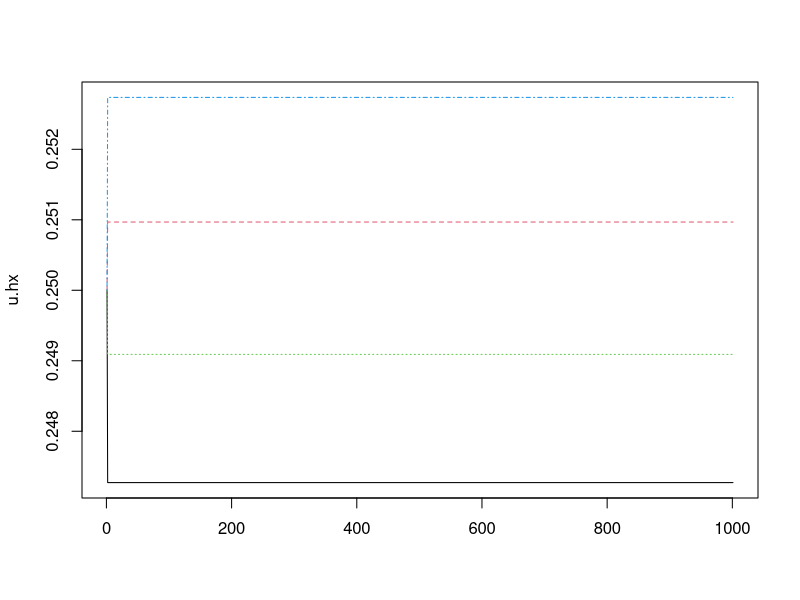

Here is the R script that generated this plot:
n <- 4
a <- runif(n)
b <- runif(n)

a <- a/sum(a)
b <- b/sum(b)

a <- rep(1/n,n)
b <- rep(1/n,n)

M <- matrix(runif(n^2),n,n)


lambda <- 0.1

K <- exp(-lambda*M)
ainvK <- diag(1/a) %*% K

u <- rep(1/n,n)
n.iter <- 1000

u.hx <- matrix(0,n.iter+1,n)
u.hx[1,] <- u
for(i in 1:n.iter){
	tmp2 <- t(K) %*% u
	tmp1 <- ainvK %*% (c(b)/c(tmp2))
	tmp <- 1/tmp1
	u.hx[i+1,] <- tmp
	u <- tmp
}

matplot(u.hx,type="l")

alpha <- 1/lambda * log(u) - sum(log(u))/(lambda*n)

alpha


P <- diag(c(alpha)) %*% M %*% diag(c(alpha))

